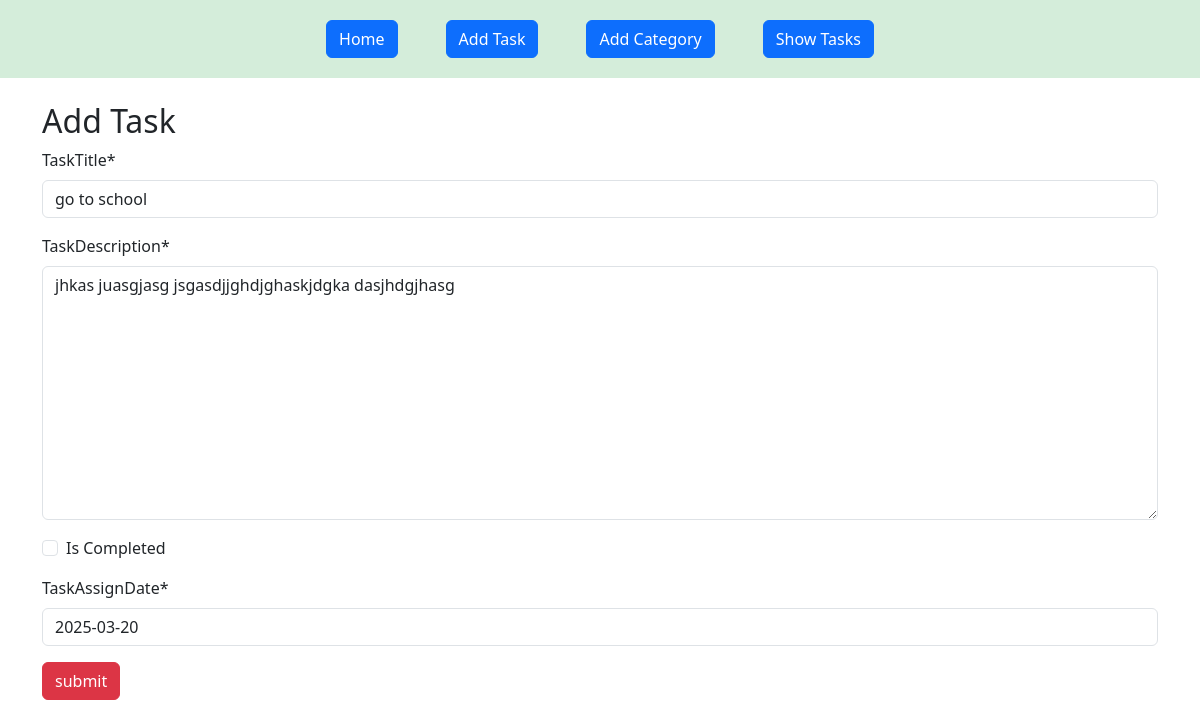
The app's page /task/edit_task/4/, older data.
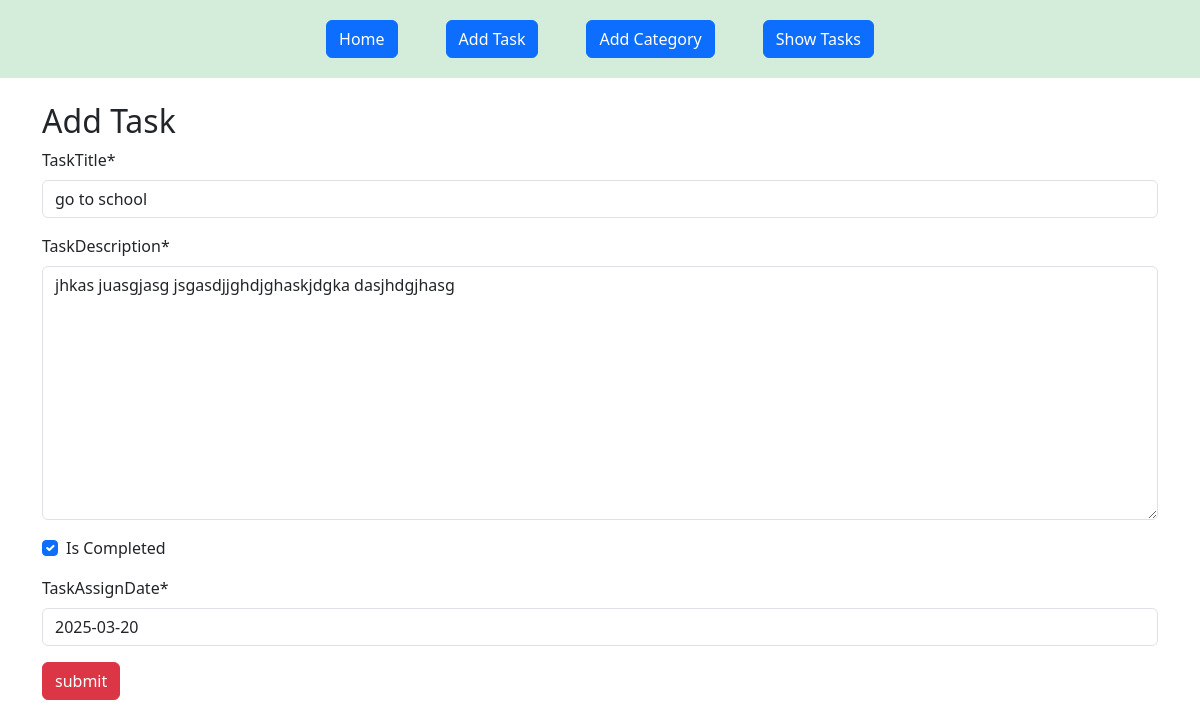
The same page, newer data.
### task/models.py (models this page shows, shortened)
class TaskModel(models.Model):
    taskTitle = models.CharField(max_length=100)
    taskDescription = models.TextField(max_length=100)
    is_Completed = models.BooleanField(default=False)
    taskAssignDate = models.DateField()

### task/views.py (the view)
# urls.py: path('edit_task/<int:id>/', views.edit_task,name='edit_task'),
def edit_task(request,id):
    task = TaskModel.objects.get(pk=id)
    task_form = taskForm(instance = task)
    if request.method == "POST":
        task_form = taskForm(request.POST,instance = task)
        if task_form.is_valid():
            task_form.save()
            return redirect('homepage')
    return render(request,'add_task.html',{'form':task_form})

### task/forms.py
class taskForm(forms.ModelForm):
    class Meta:
        model = TaskModel
        fields = '__all__'

### task/templates/add_task.html (shortened to what this page needs)
{% extends "base.html" %}
{% load crispy_forms_tags %}
{% block main_content %}
    <div class="container mt-4">
        <h2>Add Task</h2>
        <form method="post">
            {{form | crispy}}
            <button class="btn btn-danger">submit</button>
        </form>
    </div>
{% endblock  %}

Row changes from the older to the newer data that the page shows:
changed TaskModel "go to school": is_Completed "☐" → "☑"
